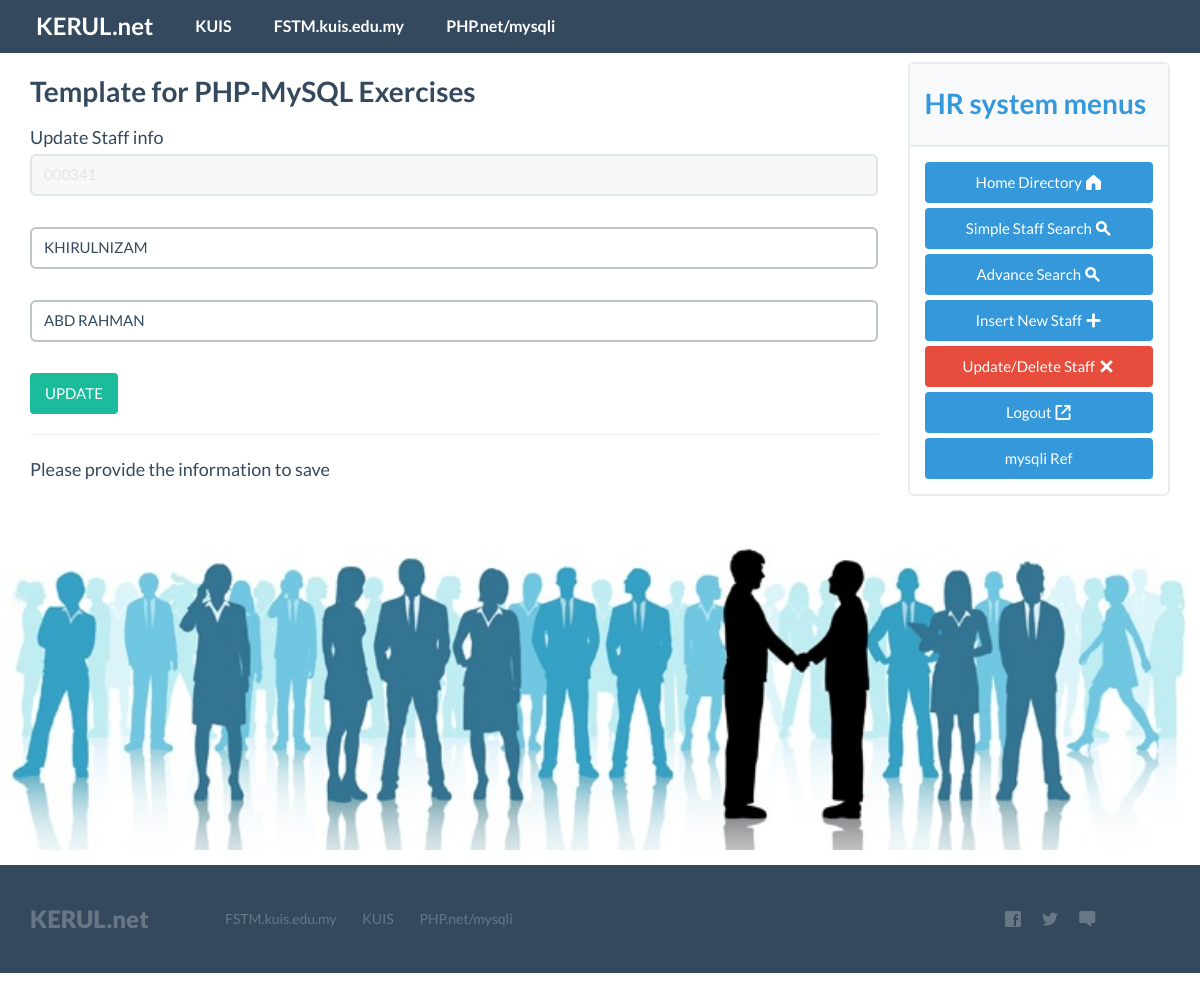
The page /viewstaff.php?id=000341 on the database its author committed.
### tables this page shows
CREATE TABLE `employee` (
`EMPNO` varchar(6) NOT NULL default '',
`FIRSTNAME` varchar(20) default NULL,
`MIDINT` char(1) default NULL,
`LASTNAME` varchar(20) default NULL,
`WORKDEPT` char(3) default NULL,
`PHONENO` varchar(4) default NULL,
`HIREDATE` date default NULL,
`JOB` varchar(8) default NULL,
`EDLEVEL` smallint(6) default NULL,
`SEX` char(1) default NULL,
`BIRTHDATE` date default NULL,
`SALARY` decimal(9,2) default NULL,
`BONUS` decimal(9,2) default NULL,
`COMM` decimal(9,2) default NULL,
PRIMARY KEY (`EMPNO`),
FULLTEXT KEY `JOB` (`JOB`)
);

### viewstaff.php (the view)
<?php
include ("inc/dbconn.php");
include ("inc/header-navbar.php");?>
<div class="container">
	<br>
	<br>
  <div class="row">
	  <div class="col-md-9" name="maincontent" id="maincontent">
		<h5>Template for PHP-MySQL Exercises</h5>
		Update Staff info<br>
		<?php
			$empno=$_GET['id'];
			$sql="SELECT * FROM employee WHERE empno='$empno'";
			$rs=mysqli_query($db, $sql);
			$rec=mysqli_fetch_array($rs);
		?>
		<form class="form" role="form" name="" action="" method="GET">
              <input class="form-control" name="empno"
              type="text"  readonly
			  placeholder="Employee number"
			  value="<?php echo $rec['EMPNO']; ?>"><br>
              <input class="form-control" name="firstname" type="text"
			  placeholder="First name"
			  value="<?php echo $rec['FIRSTNAME']; ?>"><br>
			  <input class="form-control" name="lastname" type="text"
			  placeholder="Last name"
			  value="<?php echo $rec['LASTNAME']; ?>"><br>
			  <input class="btn btn-embosed btn-primary" type="submit"
			  name="btnupdate"
			  value="UPDATE"><br>
		</form>
		<hr>
		<?php
		if($_GET['btnupdate']=='UPDATE'){
			$empno=$_GET['empno'];
			$firstname=$_GET['firstname'];
			$lastname=$_GET['lastname'];
			$sql="UPDATE employee SET
		FIRSTNAME='$firstname',
		LASTNAME='$lastname'
		WHERE empno='$empno'";
			$rs=mysqli_query($db, $sql);
			if($rs==true){
				echo "The record for $firstname $lastname is SAVED<br>";
		}
		else{
			echo mysqli_error($link);
		}}
		else{
			echo "Please provide the information to save<br>";
		}
		?>
	</div>
	<?php
		include ("inc/sidebar-menu.php");
	?>
  </div>
</div>
<?php
include ("inc/footer.php");?>

### rows shown on the page
employee: empno "000341", firstname "KHIRULNIZAM", lastname "ABD RAHMAN"
